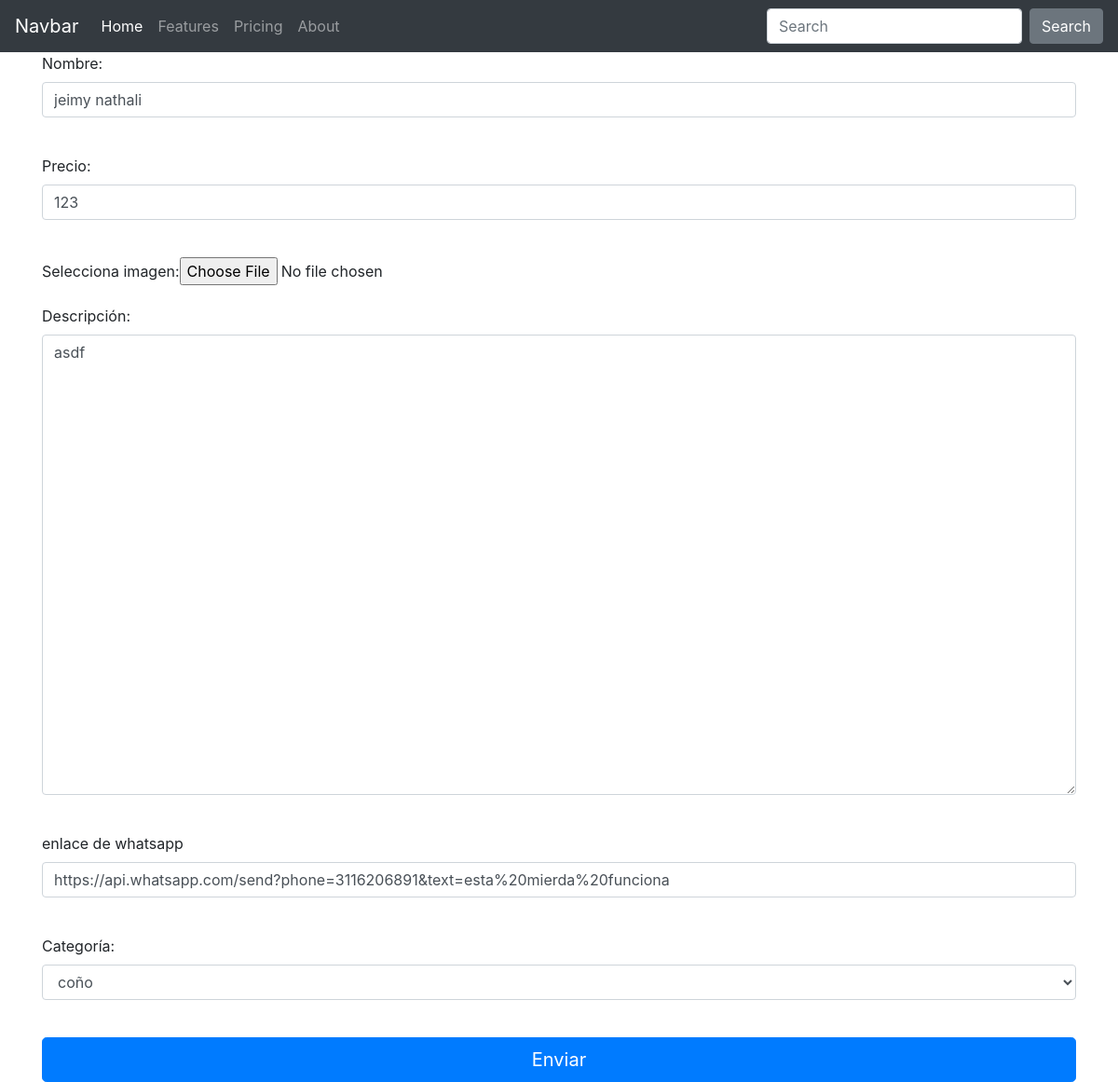
The app's page /articulos/1/edit with its own data.
### tables this page shows
CREATE TABLE "articulos" (
	`id`	INTEGER NOT NULL,
	`nombre`	VARCHAR ( 100 ) NOT NULL,
	`precio`	INTEGER NOT NULL,
	`descripcion`	VARCHAR ( 225 ) NOT NULL,
	`image`	VARCHAR ( 225 ) NOT NULL,
	`CategoriaId`	INTEGER,
	`wppurl`	VARCHAR(2000),
	FOREIGN KEY(`CategoriaId`) REFERENCES `categorias`(`id`),
	PRIMARY KEY(`id`)
);

### run.py (the view, shortened to what this page needs)
@app.route('/articulos/<id>/edit', methods=['GET', 'POST'])
def articulos_edit(id):
    from models import Articulos, Categorias
    art = Articulos.query.get(id)
    if art is None:
        abort(404)
    form = formArticulo(obj=art)
    categorias = [(c.id, c.nombre) for c in Categorias.query.all()[1:]]
    form.CategoriaId.choices = categorias
    return render_template('upload.html', form=form)

### forms.py
class formArticulo(FlaskForm):
   nombre=StringField("Nombre:", validators=[Required("Tienes que introducir el dato")])
   precio=IntegerField("Precio:", default=0, validators=[Required("Tienes que introducir el dato")])
   descripcion= TextAreaField("Descripción:")
   photo = FileField('Selecciona imagen:', validators=[Required("tienes que enviar las imagenes")])
   wppurl =StringField("enlace de whatsapp")
   CategoriaId=SelectField("Categoría:", coerce=int)
   submit = SubmitField('Enviar')

### templates/upload.html (shortened to what this page needs)
<!doctype html>
<html lang="en">
<head>
     <link rel="stylesheet" href="https://stackpath.bootstrapcdn.com/bootstrap/4.3.1/css/bootstrap.min.css">
</head>
  <body>
     <nav class="navbar navbar-expand-lg navbar-dark bg-dark">
      <a class="navbar-brand" href="#">Navbar</a>
        <div class="collapse navbar-collapse" id="navbarColor02">
            <ul class="navbar-nav mr-auto">
              <li class="nav-item active">
                <a class="nav-link" href="#">Home <span class="sr-only">(current)</span>
                </a>
              </li>
                <li class="nav-item">
                 <a class="nav-link" href="#">Features</a>
              </li>
                <li class="nav-item">
                 <a class="nav-link" href="#">Pricing</a>
              </li>
              <li class="nav-item">
                <a class="nav-link" href="#">About</a>
              </li>
             </ul>
                <form class="form-inline my-2 my-lg-0">
             <input class="form-control mr-sm-2" type="text" placeholder="Search">
           <button class="btn btn-secondary my-2 my-sm-0" type="submit">Search</button>
          </form>
        </div>
    </nav>
  <div class="container">
    <form class="form-horizontal" action={{url_for("articulos_new")}} method="post" enctype="multipart/form-data">
      <div class="form-group">
        {{form.nombre.label() }}{{form.nombre(size="100",class="form-control")}}<br/>
      </div>
      <div class="form-group">
          {{form.precio.label() }}{{form.precio(size="10",class="form-control")}}<br/>
      </div>
      <div class="form-group">
          {{form.photo.label()}}{{form.photo()}}<br/>
      </div>
      <div class="form-group">
          {{form.descripcion.label() }}<br/>{{form.descripcion(rows="20",cols="60",class="form-control")}}<br/>
        </div>
        <div class="form-group">
            {{form.wppurl.label() }}<br/>{{form.wppurl(rows="20",cols="60",class="form-control")}}<br/>
          </div>
        <div class="form-group">
          {{form.CategoriaId.label() }}{{form.CategoriaId(class="form-control")}}<br/>
        </div>
          {{form.submit(class="btn btn-lg btn-primary btn-block")}}
      </form>
    </div>
  </body>
</html>

### records on screen
articulos: nombre "jeimy nathali", precio "123", descripcion "asdf", wppurl "https://api.whatsapp.com/send?phone=3116206891&text=esta%20mierda%20funciona", CategoriaId "coño"
